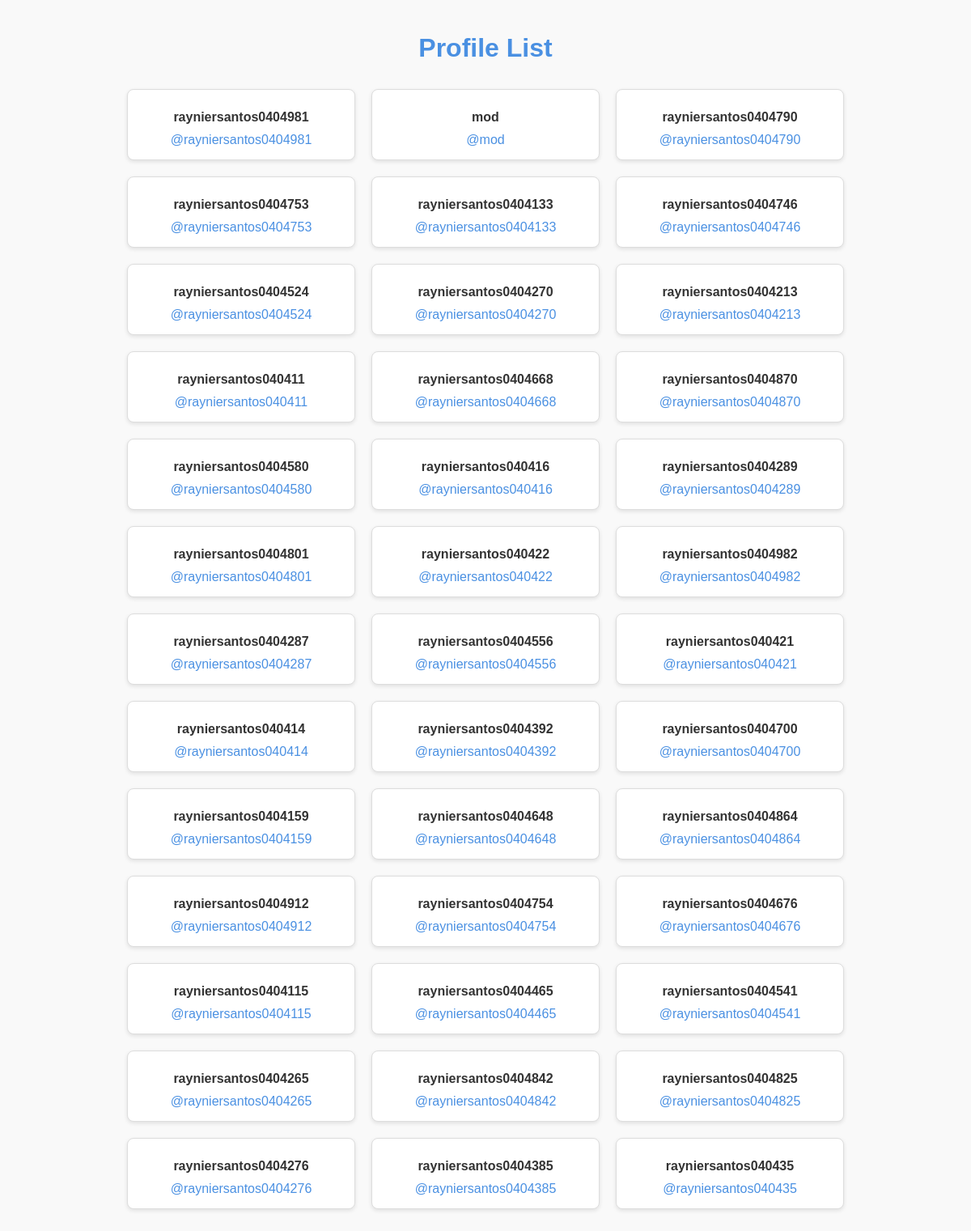
/profiles/profile_list/, run on the app's committed database.
### profiles/models.py (models this page shows, shortened)
class Profile(models.Model):
    user = models.OneToOneField(User, on_delete=models.CASCADE)
    friends = models.ManyToManyField(User, related_name='friends', blank=True)

### profiles/views.py (the view)
# urls.py: path('profile_list/', views.profile_list, name='profile_list'),
def profile_list(request):
    profiles = Profile.objects.all()
    return render(request, 'homep/profile_list.html', {'profiles': profiles})

### templates/homep/profile_list.html (shortened to what this page needs)
<!DOCTYPE html>
{% load static %}
<html lang="en">
<head>
</head>
<body>
<h1>Profile List</h1>
<div class="container">
    {% if profiles %}
        {% for profile in profiles %}
            <div class="profile">
                <div class="username">{{ profile.user.username }}</div>
                <div>
                    <a class="link" href="{% url 'profile' profile.user.id %}">@{{ profile.user.username|lower }}</a>
                </div>
            </div>
        {% endfor %}
    {% else %}
        <p class="no-profiles">No profiles available.</p>
    {% endif %}
</div>
</body>
</html>

### templates/homep/profile_list.html (style rules this page uses)
body { font-family: Arial, sans-serif; background-color: #f9f9f9; color: #333; margin: 0; padding: 20px; }
h1 { text-align: center; color: #4A90E2; }
.container { display: flex; flex-wrap: wrap; justify-content: center; }
.profile { background-color: #ffffff; border: 1px solid #ddd; border-radius: 8px; padding: 15px; margin: 10px; width: 250px; box-shadow: 0 2px 5px rgba(0, 0, 0, 0.1); transition: transform 0.2s; text-align: center; }
.username { font-weight: bold; color: #333; margin: 10px 0; }
.link { color: #4A90E2; text-decoration: none; }

### data on the page
Profile: user.username "rayniersantos0404981"
Profile: user.username "mod"
Profile: user.username "rayniersantos0404790"
Profile: user.username "rayniersantos0404753"
Profile: user.username "rayniersantos0404133"
Profile: user.username "rayniersantos0404746"
Profile: user.username "rayniersantos0404524"
Profile: user.username "rayniersantos0404270"
Profile: user.username "rayniersantos0404213"
Profile: user.username "rayniersantos040411"
Profile: user.username "rayniersantos0404668"
Profile: user.username "rayniersantos0404870"
Profile: user.username "rayniersantos0404580"
Profile: user.username "rayniersantos040416"
Profile: user.username "rayniersantos0404289"
Profile: user.username "rayniersantos0404801"
Profile: user.username "rayniersantos040422"
Profile: user.username "rayniersantos0404982"
Profile: user.username "rayniersantos0404287"
Profile: user.username "rayniersantos0404556"
Profile: user.username "rayniersantos040421"
Profile: user.username "rayniersantos040414"
Profile: user.username "rayniersantos0404392"
Profile: user.username "rayniersantos0404700"
Profile: user.username "rayniersantos0404159"
Profile: user.username "rayniersantos0404648"
Profile: user.username "rayniersantos0404864"
Profile: user.username "rayniersantos0404912"
Profile: user.username "rayniersantos0404754"
Profile: user.username "rayniersantos0404676"
Profile: user.username "rayniersantos0404115"
Profile: user.username "rayniersantos0404465"
Profile: user.username "rayniersantos0404541"
Profile: user.username "rayniersantos0404265"
Profile: user.username "rayniersantos0404842"
Profile: user.username "rayniersantos0404825"
Profile: user.username "rayniersantos0404276"
Profile: user.username "rayniersantos0404385"
Profile: user.username "rayniersantos040435"
